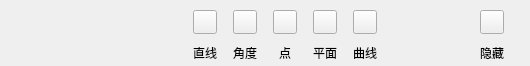
<?xml version="1.0" encoding="UTF-8"?>
<ui version="4.0">
 <class>MeasureToolPanel</class>
 <widget class="QWidget" name="MeasureToolPanel">
  <property name="geometry">
   <rect>
    <x>0</x>
    <y>0</y>
    <width>530</width>
    <height>66</height>
   </rect>
  </property>
  <property name="windowTitle">
   <string>MeasureToolPanel</string>
  </property>
  <property name="styleSheet">
   <string notr="true"/>
  </property>
  <widget class="QPushButton" name="pBtnArea">
   <property name="geometry">
    <rect>
     <x>1931</x>
     <y>10</y>
     <width>24</width>
     <height>24</height>
    </rect>
   </property>
   <property name="maximumSize">
    <size>
     <width>24</width>
     <height>24</height>
    </size>
   </property>
   <property name="cursor">
    <cursorShape>PointingHandCursor</cursorShape>
   </property>
   <property name="toolTip">
    <string>测量面积</string>
   </property>
   <property name="text">
    <string/>
   </property>
   <property name="checkable">
    <bool>false</bool>
   </property>
   <property name="autoExclusive">
    <bool>true</bool>
   </property>
   <property name="autoExclusive">
    <bool>true</bool>
   </property>
  </widget>
  <widget class="QPushButton" name="pBtnLine">
   <property name="geometry">
    <rect>
     <x>193</x>
     <y>10</y>
     <width>24</width>
     <height>24</height>
    </rect>
   </property>
   <property name="maximumSize">
    <size>
     <width>24</width>
     <height>24</height>
    </size>
   </property>
   <property name="cursor">
    <cursorShape>PointingHandCursor</cursorShape>
   </property>
   <property name="toolTip">
    <string>测量直线距离</string>
   </property>
   <property name="text">
    <string/>
   </property>
   <property name="checkable">
    <bool>false</bool>
   </property>
   <property name="autoExclusive">
    <bool>true</bool>
   </property>
   <property name="autoExclusive">
    <bool>true</bool>
   </property>
  </widget>
  <widget class="QPushButton" name="pBtnAngle">
   <property name="geometry">
    <rect>
     <x>233</x>
     <y>10</y>
     <width>24</width>
     <height>24</height>
    </rect>
   </property>
   <property name="maximumSize">
    <size>
     <width>24</width>
     <height>24</height>
    </size>
   </property>
   <property name="cursor">
    <cursorShape>PointingHandCursor</cursorShape>
   </property>
   <property name="toolTip">
    <string>测量角度</string>
   </property>
   <property name="text">
    <string/>
   </property>
   <property name="checkable">
    <bool>false</bool>
   </property>
   <property name="autoExclusive">
    <bool>true</bool>
   </property>
   <property name="autoExclusive">
    <bool>true</bool>
   </property>
  </widget>
  <widget class="QPushButton" name="pBtnPoint">
   <property name="geometry">
    <rect>
     <x>273</x>
     <y>10</y>
     <width>24</width>
     <height>24</height>
    </rect>
   </property>
   <property name="maximumSize">
    <size>
     <width>24</width>
     <height>24</height>
    </size>
   </property>
   <property name="cursor">
    <cursorShape>PointingHandCursor</cursorShape>
   </property>
   <property name="toolTip">
    <string>测量直线距离</string>
   </property>
   <property name="text">
    <string/>
   </property>
   <property name="checkable">
    <bool>false</bool>
   </property>
   <property name="autoExclusive">
    <bool>true</bool>
   </property>
   <property name="autoExclusive">
    <bool>true</bool>
   </property>
  </widget>
  <widget class="QPushButton" name="pBtnPlane">
   <property name="geometry">
    <rect>
     <x>313</x>
     <y>10</y>
     <width>24</width>
     <height>24</height>
    </rect>
   </property>
   <property name="maximumSize">
    <size>
     <width>24</width>
     <height>24</height>
    </size>
   </property>
   <property name="cursor">
    <cursorShape>PointingHandCursor</cursorShape>
   </property>
   <property name="toolTip">
    <string>测量直线距离</string>
   </property>
   <property name="text">
    <string/>
   </property>
   <property name="checkable">
    <bool>false</bool>
   </property>
   <property name="autoExclusive">
    <bool>true</bool>
   </property>
   <property name="autoExclusive">
    <bool>true</bool>
   </property>
  </widget>
  <widget class="QPushButton" name="PBtnOpenCurve">
   <property name="geometry">
    <rect>
     <x>353</x>
     <y>10</y>
     <width>24</width>
     <height>24</height>
    </rect>
   </property>
   <property name="maximumSize">
    <size>
     <width>24</width>
     <height>24</height>
    </size>
   </property>
   <property name="cursor">
    <cursorShape>PointingHandCursor</cursorShape>
   </property>
   <property name="toolTip">
    <string>测量直线距离</string>
   </property>
   <property name="text">
    <string/>
   </property>
   <property name="checkable">
    <bool>false</bool>
   </property>
   <property name="autoExclusive">
    <bool>true</bool>
   </property>
   <property name="autoExclusive">
    <bool>true</bool>
   </property>
  </widget>
  <widget class="QLabel" name="label_14">
   <property name="geometry">
    <rect>
     <x>190</x>
     <y>40</y>
     <width>30</width>
     <height>25</height>
    </rect>
   </property>
   <property name="font">
    <font>
     <family>微软雅黑</family>
     <pointsize>9</pointsize>
    </font>
   </property>
   <property name="text">
    <string>直线</string>
   </property>
   <property name="alignment">
    <set>Qt::AlignCenter</set>
   </property>
  </widget>
  <widget class="QLabel" name="label_15">
   <property name="geometry">
    <rect>
     <x>1901</x>
     <y>40</y>
     <width>30</width>
     <height>25</height>
    </rect>
   </property>
   <property name="font">
    <font>
     <family>微软雅黑</family>
     <pointsize>9</pointsize>
    </font>
   </property>
   <property name="text">
    <string>面积</string>
   </property>
   <property name="alignment">
    <set>Qt::AlignCenter</set>
   </property>
  </widget>
  <widget class="QLabel" name="label_16">
   <property name="geometry">
    <rect>
     <x>230</x>
     <y>40</y>
     <width>30</width>
     <height>25</height>
    </rect>
   </property>
   <property name="font">
    <font>
     <family>微软雅黑</family>
     <pointsize>9</pointsize>
    </font>
   </property>
   <property name="text">
    <string>角度</string>
   </property>
   <property name="alignment">
    <set>Qt::AlignCenter</set>
   </property>
  </widget>
  <widget class="QLabel" name="label_17">
   <property name="geometry">
    <rect>
     <x>270</x>
     <y>40</y>
     <width>30</width>
     <height>25</height>
    </rect>
   </property>
   <property name="font">
    <font>
     <family>微软雅黑</family>
     <pointsize>9</pointsize>
    </font>
   </property>
   <property name="text">
    <string>点</string>
   </property>
   <property name="alignment">
    <set>Qt::AlignCenter</set>
   </property>
  </widget>
  <widget class="QLabel" name="label_18">
   <property name="geometry">
    <rect>
     <x>310</x>
     <y>40</y>
     <width>30</width>
     <height>25</height>
    </rect>
   </property>
   <property name="font">
    <font>
     <family>微软雅黑</family>
     <pointsize>9</pointsize>
    </font>
   </property>
   <property name="text">
    <string>平面</string>
   </property>
   <property name="alignment">
    <set>Qt::AlignCenter</set>
   </property>
  </widget>
  <widget class="QLabel" name="label_19">
   <property name="geometry">
    <rect>
     <x>350</x>
     <y>40</y>
     <width>30</width>
     <height>25</height>
    </rect>
   </property>
   <property name="font">
    <font>
     <family>微软雅黑</family>
     <pointsize>9</pointsize>
    </font>
   </property>
   <property name="text">
    <string>曲线</string>
   </property>
   <property name="alignment">
    <set>Qt::AlignCenter</set>
   </property>
  </widget>
  <widget class="QPushButton" name="PBtnClose">
   <property name="geometry">
    <rect>
     <x>480</x>
     <y>10</y>
     <width>24</width>
     <height>24</height>
    </rect>
   </property>
   <property name="maximumSize">
    <size>
     <width>24</width>
     <height>24</height>
    </size>
   </property>
   <property name="cursor">
    <cursorShape>PointingHandCursor</cursorShape>
   </property>
   <property name="toolTip">
    <string>测量直线距离</string>
   </property>
   <property name="text">
    <string/>
   </property>
   <property name="checkable">
    <bool>true</bool>
   </property>
   <property name="autoExclusive">
    <bool>false</bool>
   </property>
  </widget>
  <widget class="QLabel" name="label_20">
   <property name="geometry">
    <rect>
     <x>477</x>
     <y>40</y>
     <width>30</width>
     <height>25</height>
    </rect>
   </property>
   <property name="font">
    <font>
     <family>微软雅黑</family>
     <pointsize>9</pointsize>
    </font>
   </property>
   <property name="text">
    <string>隐藏</string>
   </property>
   <property name="alignment">
    <set>Qt::AlignCenter</set>
   </property>
  </widget>
 </widget>
 <layoutdefault spacing="6" margin="11"/>
 <resources/>
 <connections/>
</ui>
